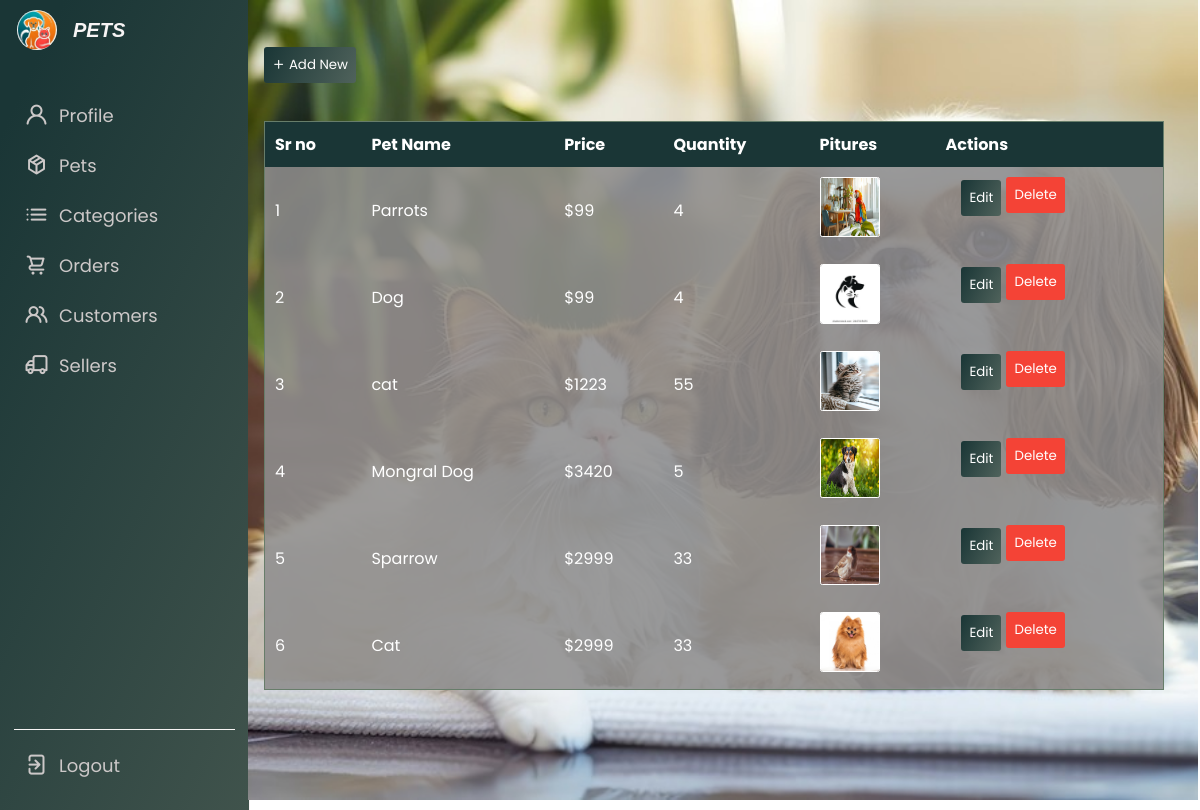
/Php/products.php (signed in), run on the app's committed database.
### tables this page shows
CREATE TABLE `alllpets` (
  `id` int(11) NOT NULL,
  `name` varchar(50) NOT NULL,
  `price` varchar(50) NOT NULL,
  `quantity` varchar(50) NOT NULL,
  `description` varchar(100) NOT NULL,
  `picture_url` varchar(100) NOT NULL,
  `seller_id` int(11) NOT NULL
);

CREATE TABLE `pictures` (
  `id` int(11) NOT NULL,
  `pet_id` varchar(50) NOT NULL,
  `img_name` varchar(50) NOT NULL,
  `path` varchar(100) NOT NULL
);

### Php/products.php (the view, shortened to what this page needs)
<!DOCTYPE html>
<html lang="en">
<head>
    <link rel="stylesheet" href="../Assets/css/style.css">
    <link rel="stylesheet" href="../Assets/css/main.css">
    <link rel="stylesheet" href="https://unicons.iconscout.com/release/v4.0.0/css/line.css">
</head>
<body>
<?php
   include './sidebar.php';
   ?>
    <section class="dashboard">
        <div class="table-container">
            <div>
                <button  class="edit-btn">
                    <a href="./addProduct.php">
                        <i class="uil uil-plus"></i>
                        Add New
                    </a>
                </button>
            </div>
            <table class="product-table">
                <thead>
                    <tr>
                        <th>Sr no</th>
                        <th>Pet Name</th>
                        <th>Price</th>
                        <th>Quantity</th>
                        <th>Pitures</th>
                        <th>Actions</th>
                    </tr>
                </thead>
                <tbody>
                <?php
   require 'connectdb.php' ;
   $query="";
   if($_SESSION['user_role']=="admin")
   $query = "SELECT * FROM alllpets ";
   else if($_SESSION['user_role']=="seller")
    $query = "SELECT * FROM alllpets where seller_id = '".$_SESSION["user_id"]."'";
$result = mysqli_query($conn, $query);
$products = mysqli_fetch_all($result, MYSQLI_ASSOC);
$i=1;
foreach ($products as $product) {
    $id=$product['id'];
    ?>
  <tr>
    <td><?= $i ?></td>
    <td><?= $product["name"] ?></td>
    <td>$<?= $product["price"] ?></td>
    <td><?= $product["quantity"] ?></td>
    <?php
   $sql2 = "SELECT * FROM pictures where pet_id=$id GROUP BY pet_id
              LIMIT 1";
    $result2 = $conn->query($sql2);
 if ($result2->num_rows > 0) {
    while ($row2 = $result2->fetch_assoc()) {
    echo '<td> <img src=' . $row2['path'] . ' alt='.$row2['path'] .' height="60px" wdith="60px" style="border-radius:4%; "  /> </td>';
    }
  }
?>
    <td class="check">
            <form action="updateProduct.php"  method="get">
                <button class="edit-btn" type="submit">Edit</button>
            </form>
            <form action="#" method="get">
                <button class="delete-btn" name="btn" type="submit" onclick="return confirm('Are you sure you want to delete this product?')">Delete</button>
            </form>
</td>
  </tr>
<?php  $i++; }
?>
                </tbody>
            </table>
        </div>
    </section>
</body>
</html>

### Assets/css/style.css (style rules this page uses)
* { margin: 0; padding: 0; box-sizing: border-box; font-family: 'Poppins', sans-serif; }
button a { text-decoration: none; color: white; }
:root { --primary-color: rgb(229, 224, 224); --secondory-color: #677D6A; --panel-color: #1A3636; --text-color: #f7f4f4; --black-light-color: #ccc8c8; --border-color: #f7f4f4; --toggle-color: #DDD; --box1-color: #4DA3FF; --box2-color: #FFE6AC; --box3-color: #E7D1FC; --title-icon-color: #fff; --tran-05: all 0.5s ease; --tran-03: all 0.3s ease; --tran-03: all 0.2s ease; }
body { min-height: 100vh; background-color: var(--primary-color); background-color: white; }
.dashboard { position: relative; left: 250px; background-color: var(--panel-color); background-color:white; min-height: 100vh; width: calc(100% - 250px); padding: 10px 14px; transition: var(--tran-05); }
tr img { height: 60px; width: 60px; border-radius: 50%; border: 0.5px solid; }

### Assets/css/main.css (style rules this page uses)
.table-container { margin-top: -1.1%; height: 100vh; width: 103%; background: url("../pictures/logo.jpg" ) no-repeat center center/cover; margin-left: -1rem; }
.product-table { margin-top: 4%; width: 75vw; margin-left: 1rem; border-collapse: collapse; background-color: var(--secondory-color); border: 1px solid var(--secondory-color); background-color: rgba(0,0,0,0.5); }
.product-table thead { background-color: var(--panel-color); color: white; }
.product-table th, .product-table td { padding: 10px; text-align: left; }
.product-table tbody tr:nth-child(even) { background-color: hsl(175, 29%, 92%); color: white; background-color: rgba(250, 248, 248, 0.5); }
.product-table tbody tr:nth-child(odd) { background-color: hsl(175, 22%, 89%); background-color: rgba(250, 248, 248, 0.5); color: white; }
.product-table tbody { background-color: rgba(0,0,0,0.5); }
.edit-btn, .delete-btn { padding: 5px 10px; margin-right: 5px; border: none; cursor: pointer; color: white; border-radius: 3px; display: flex; padding: 0.5rem; }
.edit-btn { margin-left: 1rem; margin-top: 5%; display: inline-block; background: linear-gradient(115deg, #1A3636 1%, #4f625b 99%); }
.delete-btn { background-color: #f44336; }
.check { display:flex; }

### data on the page
alllpets: name "Parrots", price "99", quantity "4"
pictures: path (picture)
alllpets: name "Dog", price "99", quantity "4"
pictures: path (picture)
alllpets: name "cat", price "1223", quantity "55"
pictures: path (picture)
alllpets: name "Mongral Dog", price "3420", quantity "5"
pictures: path (picture)
alllpets: name "Sparrow", price "2999", quantity "33"
pictures: path (picture)
alllpets: name "Cat", price "2999", quantity "33"
pictures: path (picture)
